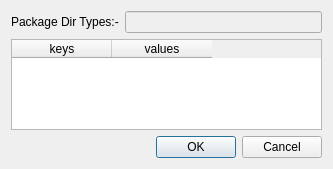
<?xml version="1.0" encoding="UTF-8"?>
<ui version="4.0">
 <class>Frame</class>
 <widget class="QFrame" name="Frame">
  <property name="geometry">
   <rect>
    <x>0</x>
    <y>0</y>
    <width>333</width>
    <height>169</height>
   </rect>
  </property>
  <property name="windowTitle">
   <string>Frame</string>
  </property>
  <layout class="QGridLayout" name="gridLayout_2">
   <item row="0" column="0">
    <layout class="QGridLayout" name="gridLayout">
     <item row="0" column="0">
      <widget class="QLabel" name="label">
       <property name="text">
        <string>Package Dir Types:-</string>
       </property>
      </widget>
     </item>
     <item row="0" column="1">
      <widget class="QLineEdit" name="pkg_dir_type_lineEdit">
       <property name="enabled">
        <bool>false</bool>
       </property>
      </widget>
     </item>
     <item row="1" column="0" colspan="2">
      <widget class="QTableWidget" name="edit_tableWidget">
       <property name="columnCount">
        <number>2</number>
       </property>
       <column>
        <property name="text">
         <string>keys</string>
        </property>
       </column>
       <column>
        <property name="text">
         <string>values</string>
        </property>
       </column>
      </widget>
     </item>
     <item row="2" column="1">
      <widget class="QDialogButtonBox" name="buttonBox">
       <property name="standardButtons">
        <set>QDialogButtonBox::Cancel|QDialogButtonBox::Ok</set>
       </property>
      </widget>
     </item>
    </layout>
   </item>
  </layout>
 </widget>
 <resources/>
 <connections/>
</ui>
